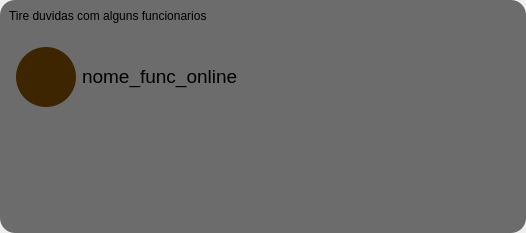
                          <widget class="QWidget" name="page_tirar_duvidas">
                           <layout class="QVBoxLayout" name="verticalLayout_109">
                            <property name="spacing">
                             <number>0</number>
                            </property>
                            <property name="leftMargin">
                             <number>0</number>
                            </property>
                            <property name="topMargin">
                             <number>0</number>
                            </property>
                            <property name="rightMargin">
                             <number>0</number>
                            </property>
                            <property name="bottomMargin">
                             <number>0</number>
                            </property>
                            <item>
                             <widget class="QWidget" name="tirar_duvidas" native="true">
                              <property name="sizePolicy">
                               <sizepolicy hsizetype="Expanding" vsizetype="Preferred">
                                <horstretch>0</horstretch>
                                <verstretch>0</verstretch>
                               </sizepolicy>
                              </property>
                              <property name="minimumSize">
                               <size>
                                <width>508</width>
                                <height>233</height>
                               </size>
                              </property>
                              <property name="maximumSize">
                               <size>
                                <width>16777215</width>
                                <height>16777215</height>
                               </size>
                              </property>
                              <property name="styleSheet">
                               <string notr="true">
#tirar_duvidas
{border-radius:15px;
background-color: rgb(108, 108, 108);
}
</string>
                              </property>
                              <layout class="QVBoxLayout" name="verticalLayout_35">
                               <property name="rightMargin">
                                <number>0</number>
                               </property>
                               <item alignment="Qt::AlignLeft|Qt::AlignTop">
                                <widget class="QLabel" name="label_57">
                                 <property name="text">
                                  <string>&lt;html&gt;&lt;head/&gt;&lt;body&gt;&lt;p&gt;&lt;span style=&quot; font-size:9pt;&quot;&gt;Tire duvidas com alguns funcionarios&lt;/span&gt;&lt;/p&gt;&lt;/body&gt;&lt;/html&gt;</string>
                                 </property>
                                </widget>
                               </item>
                               <item>
                                <widget class="QWidget" name="widget_82" native="true">
                                 <property name="sizePolicy">
                                  <sizepolicy hsizetype="Preferred" vsizetype="Expanding">
                                   <horstretch>0</horstretch>
                                   <verstretch>0</verstretch>
                                  </sizepolicy>
                                 </property>
                                 <layout class="QVBoxLayout" name="verticalLayout_108">
                                  <property name="leftMargin">
                                   <number>0</number>
                                  </property>
                                  <property name="rightMargin">
                                   <number>0</number>
                                  </property>
                                  <item>
                                   <widget class="QWidget" name="template_func_setor_substituir" native="true">
                                    <property name="sizePolicy">
                                     <sizepolicy hsizetype="Fixed" vsizetype="Fixed">
                                      <horstretch>0</horstretch>
                                      <verstretch>0</verstretch>
                                     </sizepolicy>
                                    </property>
                                    <property name="minimumSize">
                                     <size>
                                      <width>517</width>
                                      <height>78</height>
                                     </size>
                                    </property>
                                    <property name="cursor">
                                     <cursorShape>PointingHandCursor</cursorShape>
                                    </property>
                                    <property name="styleSheet">
                                     <string notr="true">#template_func_setor{
background-color: rgb(80, 80, 80);
border-radius: 15px;

}</string>
                                    </property>
                                    <layout class="QHBoxLayout" name="horizontalLayout_63">
                                     <property name="leftMargin">
                                      <number>7</number>
                                     </property>
                                     <item>
                                      <widget class="QPushButton" name="foto_gerente_setor_3">
                                       <property name="sizePolicy">
                                        <sizepolicy hsizetype="Expanding" vsizetype="Expanding">
                                         <horstretch>0</horstretch>
                                         <verstretch>0</verstretch>
                                        </sizepolicy>
                                       </property>
                                       <property name="minimumSize">
                                        <size>
                                         <width>60</width>
                                         <height>60</height>
                                        </size>
                                       </property>
                                       <property name="maximumSize">
                                        <size>
                                         <width>60</width>
                                         <height>60</height>
                                        </size>
                                       </property>
                                       <property name="cursor">
                                        <cursorShape>PointingHandCursor</cursorShape>
                                       </property>
                                       <property name="layoutDirection">
                                        <enum>Qt::LeftToRight</enum>
                                       </property>
                                       <property name="styleSheet">
                                        <string notr="true">QPushButton{
text-aling:center;
	background-color: rgb(60, 37, 00) ;
border-radius: 30px;

}</string>
                                       </property>
                                       <property name="text">
                                        <string/>
                                       </property>
                                       <property name="iconSize">
                                        <size>
                                         <width>4000</width>
                                         <height>4000</height>
                                        </size>
                                       </property>
                                      </widget>
                                     </item>
                                     <item>
                                      <widget class="QWidget" name="info_gerente_setor_3" native="true">
                                       <property name="cursor">
                                        <cursorShape>PointingHandCursor</cursorShape>
                                       </property>
                                       <layout class="QVBoxLayout" name="verticalLayout_107">
                                        <property name="spacing">
                                         <number>8</number>
                                        </property>
                                        <property name="leftMargin">
                                         <number>0</number>
                                        </property>
                                        <item>
                                         <widget class="QLabel" name="nome_gerente_setorc_3">
                                          <property name="cursor">
                                           <cursorShape>PointingHandCursor</cursorShape>
                                          </property>
                                          <property name="text">
                                           <string>&lt;html&gt;&lt;head/&gt;&lt;body&gt;&lt;p&gt;&lt;span style=&quot; font-size:14pt;&quot;&gt;nome_func_online&lt;/span&gt;&lt;/p&gt;&lt;/body&gt;&lt;/html&gt;</string>
                                          </property>
                                         </widget>
                                        </item>
                                       </layout>
                                      </widget>
                                     </item>
                                    </layout>
                                   </widget>
                                  </item>
                                  <item>
                                   <spacer name="verticalSpacer_19">
                                    <property name="orientation">
                                     <enum>Qt::Vertical</enum>
                                    </property>
                                    <property name="sizeHint" stdset="0">
                                     <size>
                                      <width>20</width>
                                      <height>40</height>
                                     </size>
                                    </property>
                                   </spacer>
                                  </item>
                                 </layout>
                                </widget>
                               </item>
                              </layout>
                             </widget>
                            </item>
                           </layout>
                          </widget>
